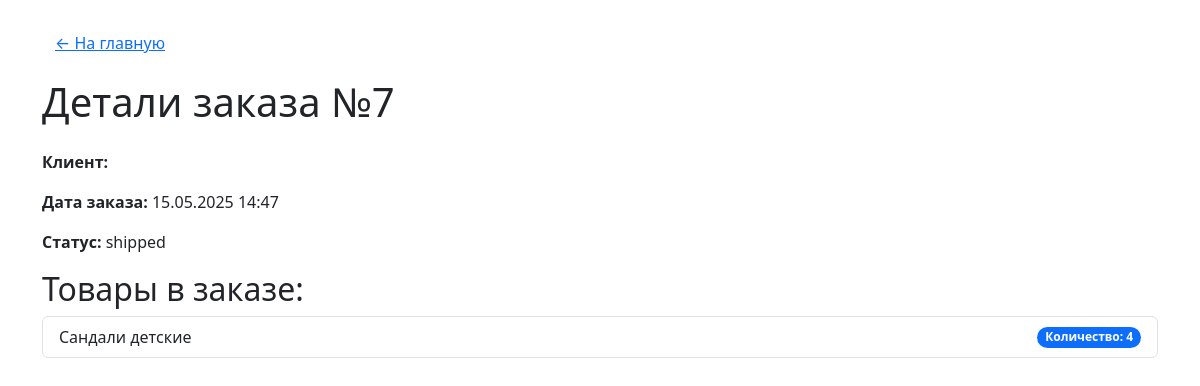
Page /order/7/ on the earlier database version.
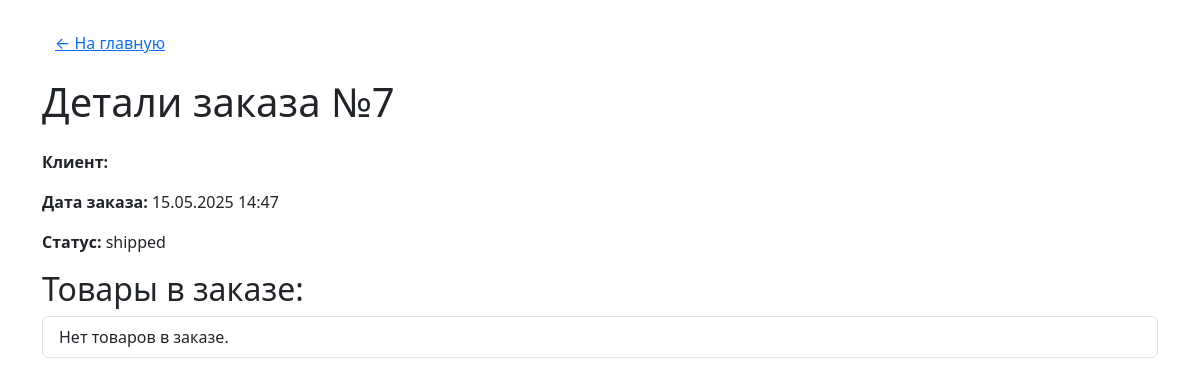
Same page on the later database version.
### shop/models.py (models this page shows, shortened)
class OrderItem(models.Model):
    order = models.ForeignKey(Order, on_delete=models.CASCADE, related_name='order_items')
    product = models.ForeignKey(Product, on_delete=models.CASCADE, related_name='order_items')
    quantity = models.PositiveIntegerField()
    added_to_cart_date = models.DateTimeField(auto_now_add=True, verbose_name="Дата добавления в корзину")
    ordered = models.BooleanField(default=False, verbose_name="Заказан")
    class Meta:
        verbose_name = "Товар в заказе"
        verbose_name_plural = "Товары в заказах"

class Product(models.Model):
    GENDER_CHOICES = [
        ('male', 'Мужской'),
        ('female', 'Женский'),
        ('kids', 'Детский'),
    ]
    name = models.CharField(max_length=200, verbose_name="Название товара")
    description = models.TextField(blank=True, verbose_name="Описание товара")
    price = models.DecimalField(max_digits=10, decimal_places=2, verbose_name="Цена")
    category = models.ForeignKey(ProductCategory, on_delete=models.CASCADE, related_name="products", verbose_name="Категория")
    stock_quantity = models.PositiveIntegerField(verbose_name="Количество на складе")
    image = models.ImageField(upload_to='product_images/', blank=True, null=True, verbose_name="Изображение")
    gender = models.CharField(max_length=10, choices=GENDER_CHOICES, default='unisex', verbose_name="Пол")
    created_by = models.ForeignKey(User, on_delete=models.SET_NULL, null=True, verbose_name="Создатель")
    brand = models.CharField(max_length=100, verbose_name="Бренд", default='UnknownBrand')
    size = models.CharField(max_length=50, verbose_name="Размер", default='Unknown')
    class Meta:
        verbose_name = "Товар"
        verbose_name_plural = "Товары"

### shop/views.py (the view)
# urls.py: path('order/<int:pk>/', views.order_detail, name='order_detail'),
def order_detail(request, pk):
    order = get_object_or_404(Order, pk=pk)
    return render(request, 'order_detail.html', {'order': order})

### shop/templates/order_detail.html (shortened to what this page needs)
<!DOCTYPE html>
<html lang="ru">
<head>
    <link href="https://cdn.jsdelivr.net/npm/bootstrap@5.3.0/dist/css/bootstrap.min.css" rel="stylesheet">
</head>
<body>
<div class="container py-4">
    <a href="{% url 'shop:home' %}" class="btn btn-link mb-3">← На главную</a>
    <h1 class="mb-4">Детали заказа №{{ order.id }}</h1>
    <div class="mb-3">
        <p><strong>Клиент:</strong> {{ order.customer_name }}</p>
        <p><strong>Дата заказа:</strong> {{ order.date_ordered|date:"d.m.Y H:i" }}</p>
        <p><strong>Статус:</strong> {{ order.status }}</p>
    </div>
    <h2>Товары в заказе:</h2>
    <ul class="list-group mb-4">
        {% for item in order.order_items.all %}
            <li class="list-group-item d-flex justify-content-between align-items-center">
                {{ item.product.name }}
                <span class="badge bg-primary rounded-pill">Количество: {{ item.quantity }}</span>
            </li>
        {% empty %}
            <li class="list-group-item">Нет товаров в заказе.</li>
        {% endfor %}
    </ul>
</div>
</body>
</html>

Differences in the rows shown:
removed OrderItem: product.name "Сандали детские", quantity "4"
Other differences:
text now shown: "Нет товаров в заказе."
